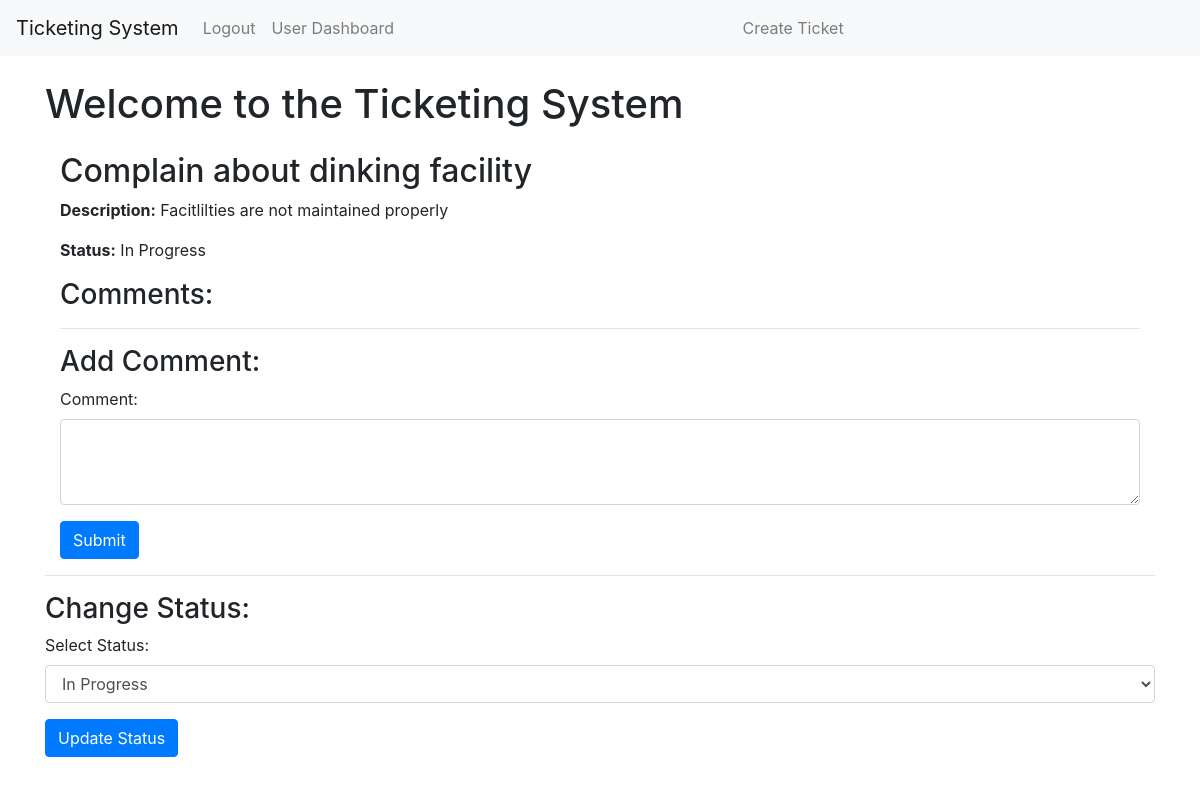
The page /ticket/2 (signed in) on the database as committed earlier.
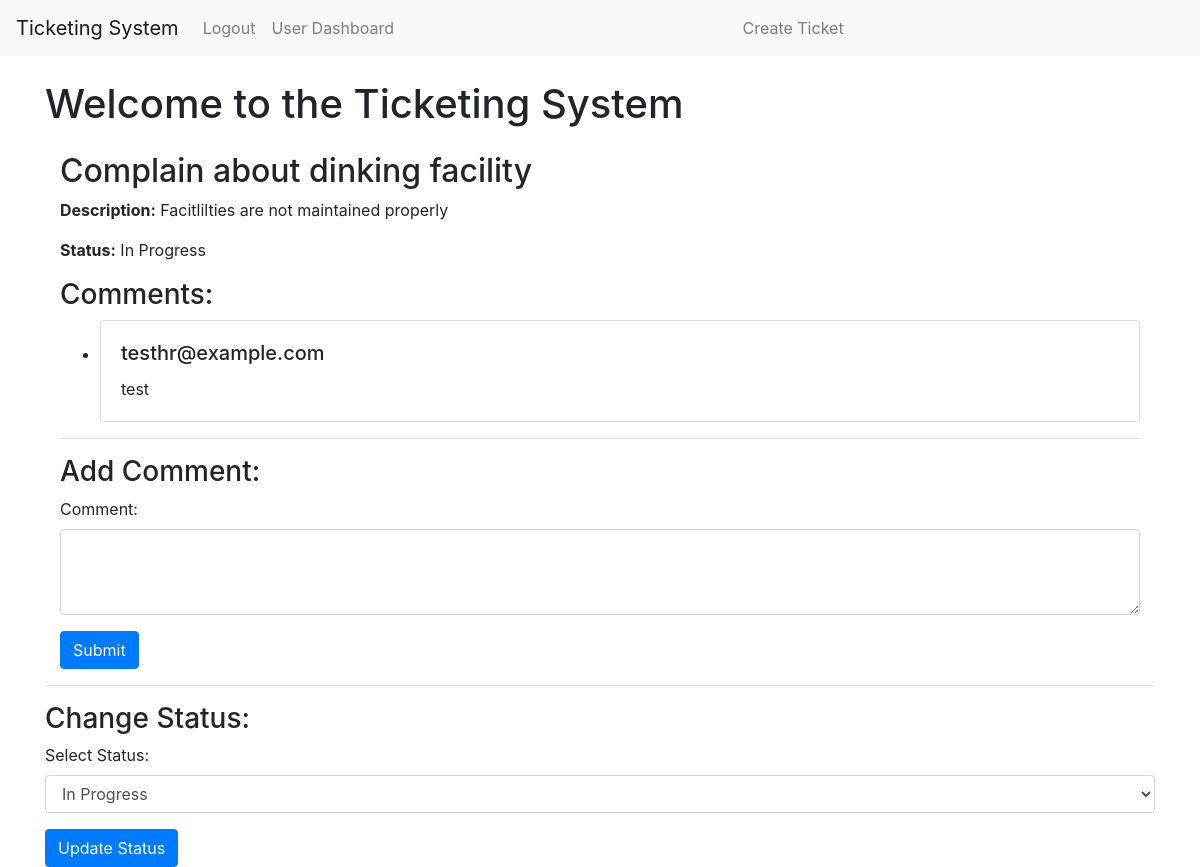
The same page on the database as committed later.
### app/models.py (models this page shows, shortened)
class Comment(db.Model):
    id = db.Column(db.Integer, primary_key=True)
    content = db.Column(db.Text, nullable=False)
    ticket_id = db.Column(db.Integer, db.ForeignKey('ticket.id'), nullable=False)
    author_id = db.Column(db.Integer, db.ForeignKey('user.id'), nullable=False)
    ticket = db.relationship('Ticket', backref=db.backref('comments', lazy='dynamic'))
    author = db.relationship('User', backref='comments')

class User(UserMixin, db.Model):
    id = db.Column(db.Integer, primary_key=True)
    email = db.Column(db.String(100), unique=True, nullable=False)
    password_hash = db.Column(db.String(128))
    is_hr = db.Column(db.Boolean, default=False)
    is_admin = db.Column(db.Boolean, default=False)
    is_approved = db.Column(db.Boolean, default=False)

### app/__init__.py (the view)
    @app.route('/ticket/<int:ticket_id>')
    @login_required
    def view_ticket(ticket_id):
        ticket = Ticket.query.get_or_404(ticket_id)
        if current_user.id != ticket.creator_id and not current_user.is_hr:
            flash('You are not authorized to view this ticket.', 'warning')
            return redirect(url_for('index'))
        comment_form = CommentForm()
        status_form = StatusForm()
        return render_template('ticket_detail.html', ticket=ticket, comment_form=comment_form, status_form=status_form)

### app/forms.py
class CommentForm(FlaskForm):
    comment = StringField('Add your comments/query here', validators=[DataRequired(
        message="Please enter a comment before submitting.")])
    submit = SubmitField('Submit Comment')

class StatusForm(FlaskForm):
    status_choices = [('New', 'New'), ('In Progress', 'In Progress'), ('Closed', 'Closed')]  # Define status choices
    status = SelectField('Status', choices=status_choices, validators=[DataRequired()])
    submit = SubmitField('Update Status')

### app/__init__.py (called while the page is built)
@login_manager.user_loader
def load_user(user_id):
    return User.query.get(int(user_id))

### app/templates/ticket_detail.html (shortened to what this page needs)
{% extends 'base.html' %}
{% block content %}
  <div class="container mt-4">
    <h2>{{ ticket.title }}</h2>
    <p><strong>Description:</strong> {{ ticket.description }}</p>
    <p><strong>Status:</strong> {{ ticket.status }}</p>
    <h3>Comments:</h3>
    <ul>
      {% for comment in ticket.comments %}
        <li class="mb-3">
          <div class="card">
            <div class="card-body">
              <h5 class="card-title">{{ comment.author.email }}</h5>
              <p class="card-text">{{ comment.content }}</p>
            </div>
          </div>
        </li>
      {% endfor %}
    </ul>
    <hr>
    <h3>Add Comment:</h3>
    <form action="{{ url_for('add_comment', ticket_id=ticket.id) }}" method="post">
      <div class="form-group">
        <label for="comment">Comment:</label>
        <textarea class="form-control" id="comment" name="comment" rows="3" required></textarea>
      </div>
      <button type="submit" class="btn btn-primary">Submit</button>
    </form>
  </div>
<hr>
    <h3>Change Status:</h3>
      <form action="{{ url_for('change_status', ticket_id=ticket.id) }}" method="post">
        <div class="form-group">
          <label for="status">Select Status:</label>
          <select class="form-control" id="status" name="status" required>
            <option value="In Progress" {% if ticket.status == 'In Progress' %} selected {% endif %}>In Progress</option>
          </select>
        </div>
        <button type="submit" class="btn btn-primary">Update Status</button>
      </form>
  </div>
{% endblock %}

Rows that differ between the two databases and show on the page:
added Comment: author.email "testhr@example.com", content "test"
